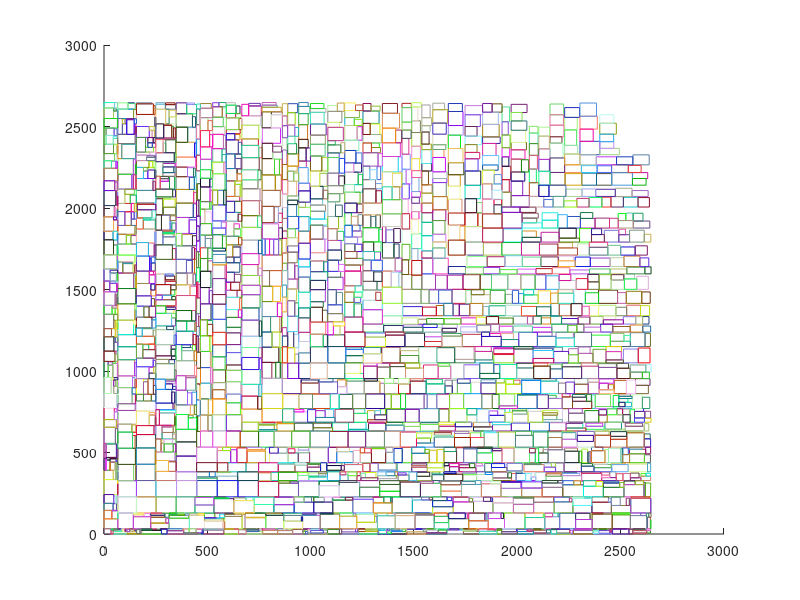

This figure's MATLAB source:
pack_bins = load('packing_result.txt');

figure

for i = 1:size(pack_bins, 1)
    hold on
    line([pack_bins(i, 1), pack_bins(i, 1), pack_bins(i, 1) + pack_bins(i, 3), pack_bins(i, 1) + pack_bins(i, 3), pack_bins(i, 1)], ...
         [pack_bins(i, 2), pack_bins(i, 2) + pack_bins(i, 4), pack_bins(i, 2) + pack_bins(i, 4), pack_bins(i, 2), pack_bins(i, 2)], ...
         'color', rand(3,1));
end